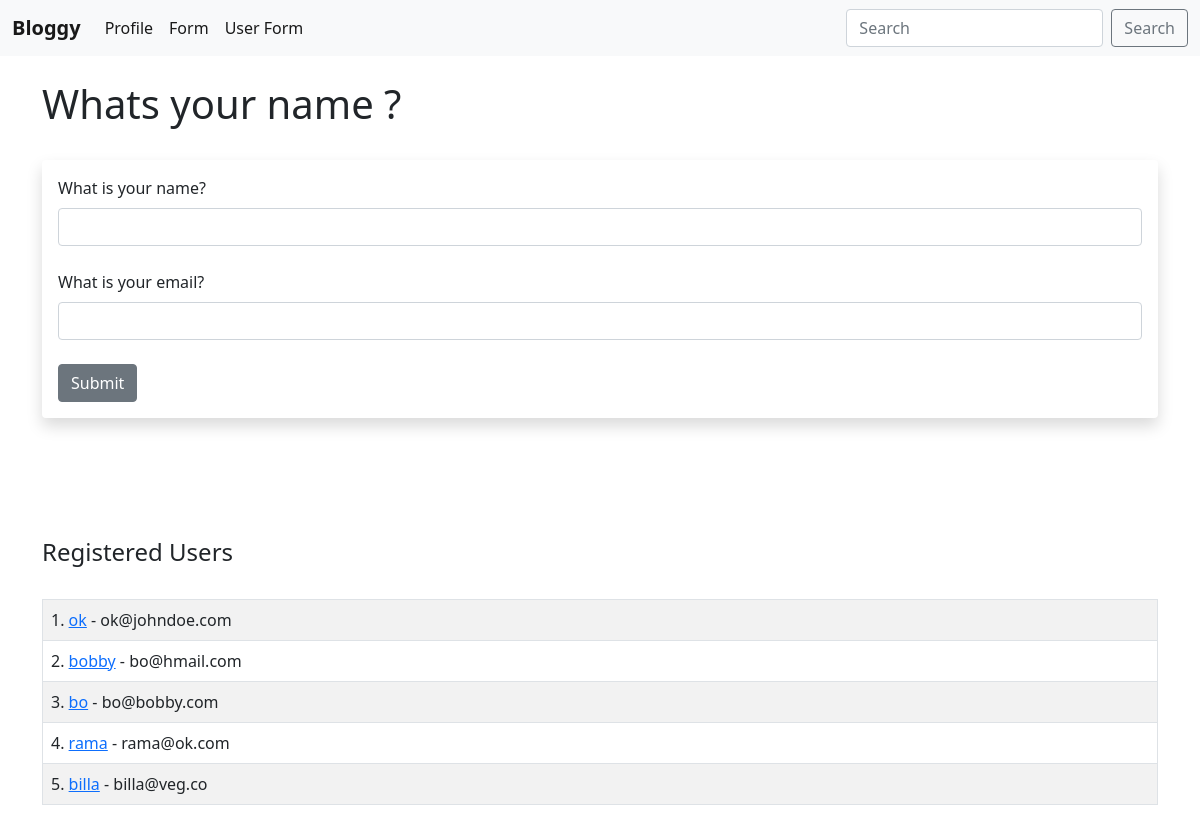
The page /user/add on the database as committed earlier.
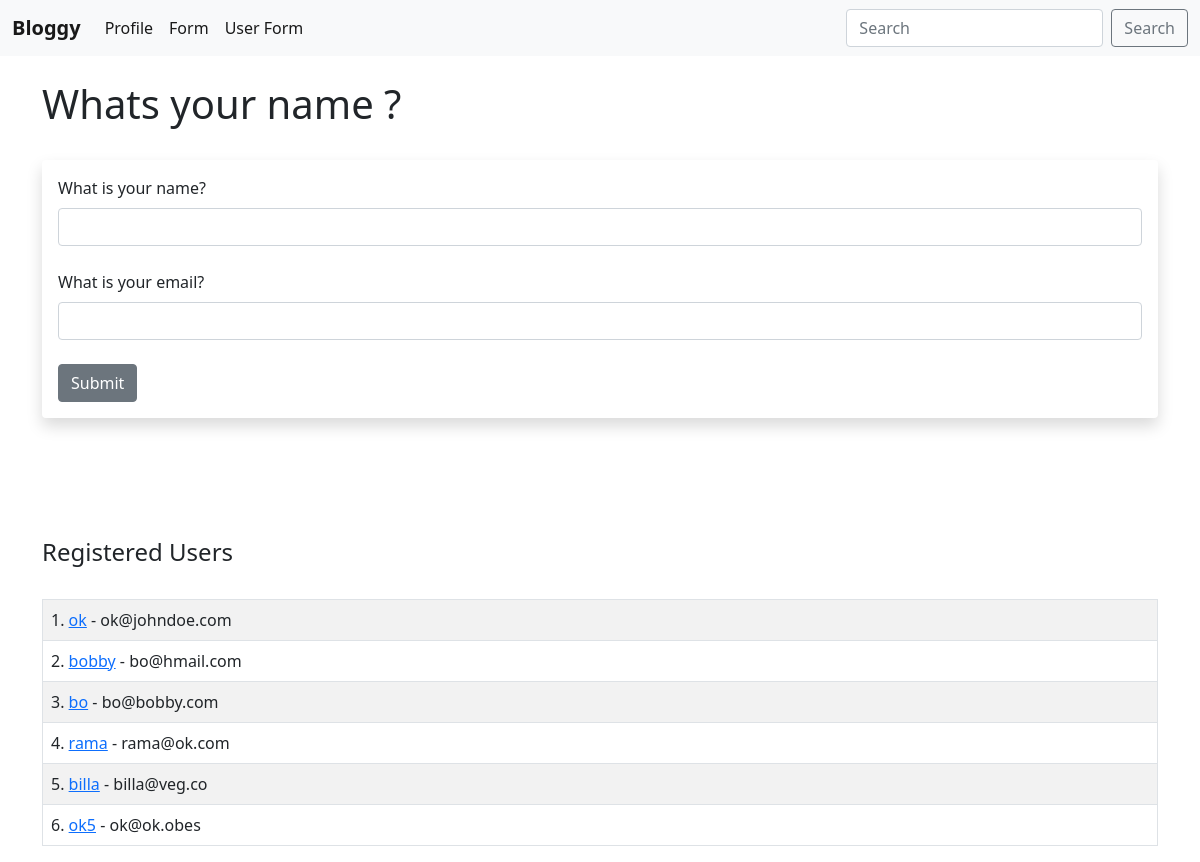
The same page on the database as committed later.
### hello.py (models this page shows, shortened)
class Users(db.Model):
    id = db.Column(db.Integer, primary_key=True)
    name = db.Column(db.String(100), nullable=False)
    email = db.Column(db.String(100), nullable=False, unique=True)
    date_added = db.Column(db.DateTime, default=datetime.utcnow)

### hello.py (the view, shortened to what this page needs)
@app.route('/user/add', methods=["GET","POST"])
def add_user():
    name = None
    form = UserForm()
    our_users = Users.query.order_by(Users.date_added)
    return render_template("add_user.html", form=form, name = name, our_users = our_users)

### hello.py
class UserForm(FlaskForm):
    name = StringField('What is your name?', validators=[DataRequired()])
    email = StringField('What is your email?', validators=[DataRequired(), Email()])
    submit = SubmitField("Submit")

### templates/add_user.html (shortened to what this page needs)
{% extends 'base.html' %}
{% block content %}
{% if name %}
    <h1>User Added !!</h1>
    {% for our_user in our_users %}
        {{our_user.id}}. <a href="{{url_for('update', id=our_user.id)}}">{{our_user.name}}</a>  - {{our_user.email}}
        <br>
    {% endfor %}
{% else %}
    <h1>Whats your name ?</h1>
    <br>
    <div class="shadow p-3 mb-5 bg-body-tertiary rounded">
        <form method="POST">
            {{ form.name.label(
                class_="form-label"
            ) }}
            {{ form.name(
                class="form-control"
            ) }}
            <br>
            {{ form.email.label(
                class_="form-label"
            ) }}
            {{ form.email(
                class="form-control"
            ) }}
            <br>
            {{ form.submit(
                class="btn btn-secondary"
            ) }}
        </form>
    </div>
    <br><br><br>
    <h4>Registered Users</h4>
    <br>
    <table class="table table-hover table-bordered table-striped">
        {% for our_user in our_users %}
        <tr>
            <td>
                {{our_user.id}}. <a href="{{url_for('update', id=our_user.id)}}">{{our_user.name}}</a> - {{our_user.email}}
            </td>
        </tr>
        {% endfor %}
    </table>
{% endif %}
{% endblock %}

Rows that differ between the two databases and show on the page:
added Users: id "6", name "ok5", email "ok@ok.obes"
